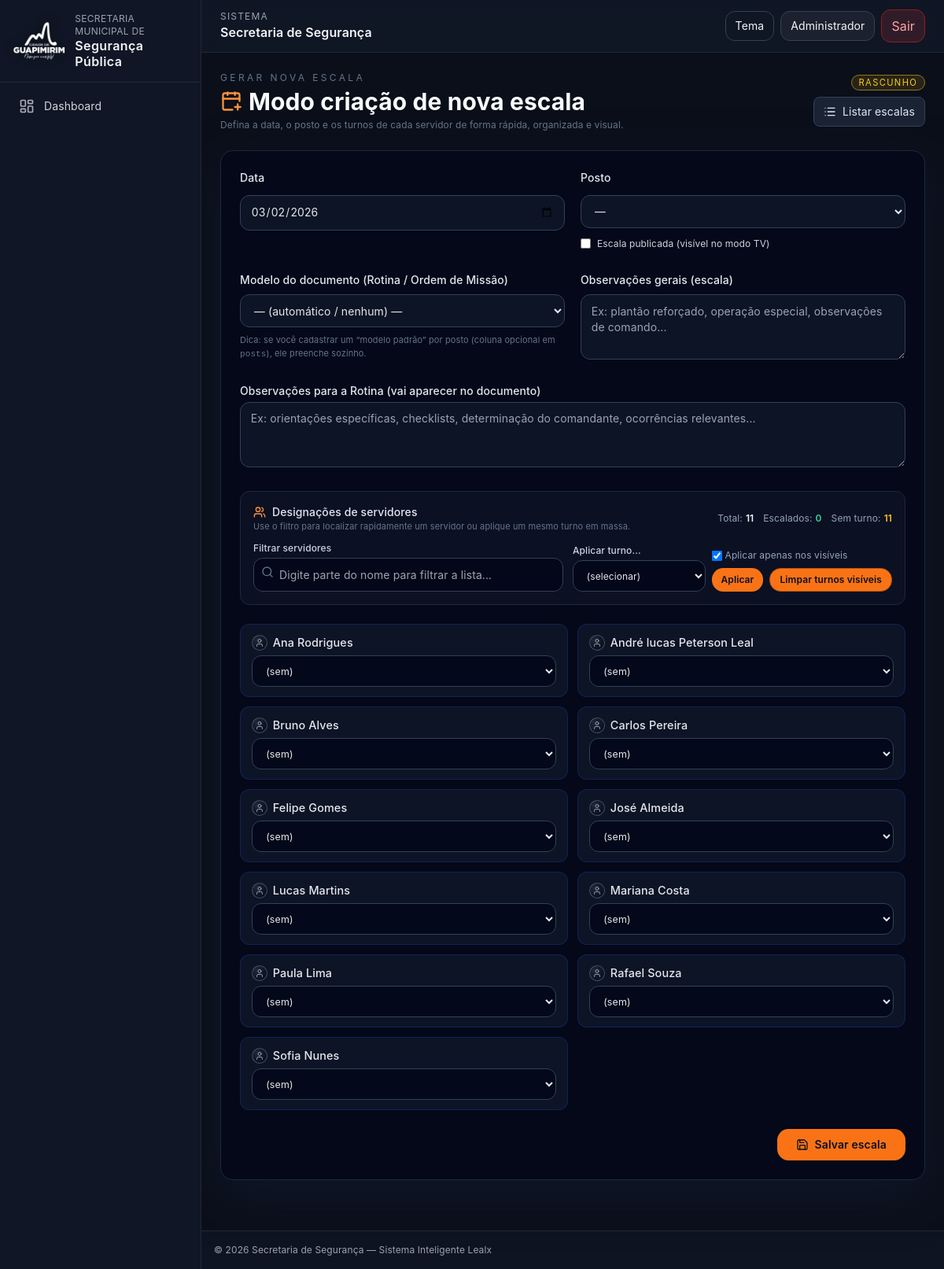
Screenshot of /modules/schedules/builder.php (signed in) with the database file from the repository.
### tables this page shows
CREATE TABLE `employees` (
  `id` int(11) NOT NULL,
  `registration` varchar(40) NOT NULL,
  `name` varchar(150) NOT NULL,
  `cpf` varchar(14) DEFAULT NULL,
  `birth_date` date DEFAULT NULL,
  `email` varchar(160) DEFAULT NULL,
  `phone` varchar(20) DEFAULT NULL,
  `hire_date` date DEFAULT NULL,
  `department_id` int(11) DEFAULT NULL,
  `position_id` int(11) DEFAULT NULL,
  `base_shift` enum('12x36','24x72') NOT NULL DEFAULT '12x36',
  `status` enum('ATIVO','AFASTADO','LICENCA','FERIAS','INATIVO') DEFAULT 'ATIVO',
  `notes` text DEFAULT NULL,
  `created_at` datetime DEFAULT current_timestamp(),
  `updated_at` datetime DEFAULT NULL,
  `photo` varchar(255) DEFAULT NULL
);

### core/utils.php (called while the page is built, shortened)
<?php
function h($v){ return htmlspecialchars((string)$v, ENT_QUOTES, 'UTF-8'); }

### modules/schedules/builder.php (the view, shortened to what this page needs)
<?php
require __DIR__.'/../../core/db.php';
require __DIR__.'/../../core/utils.php';
$dayId    = (int)($_GET['day'] ?? 0);
function hasColumn(PDO $pdo, string $table, string $col): bool {
  try{
    $st = $pdo->prepare("SHOW COLUMNS FROM `$table` LIKE ?");
    $st->execute([$col]);
    return (bool)$st->fetch(PDO::FETCH_ASSOC);
  } catch(Throwable $e){
    return false;
  }
}
$hasTplCol        = hasColumn($pdo, 'schedule_days', 'doc_template_id');
$hasDocNotesCol   = hasColumn($pdo, 'schedule_days', 'doc_notes');
$current = [
    'ref_date'  => date('Y-m-d'),
    'post_id'   => null,
    'notes'     => '',
    'published' => 0,
    'doc_template_id' => null,
    'doc_notes' => '',
];
$emps  = $pdo->query("SELECT id, name FROM employees WHERE status='ATIVO' ORDER BY name")->fetchAll();
require __DIR__.'/../../inc/header.php';
?>
<div class="builder-wrapper">
  <div class="flex items-start justify-between mb-6 gap-4">
    <div>
      <div class="text-xs uppercase tracking-[0.28em] text-slate-500 mb-1">
        Gerar nova escala
      </div>
      <h1 class="text-2xl md:text-3xl font-bold text-slate-50 flex items-center gap-2">
        <i data-lucide="calendar-plus" class="w-7 h-7 text-orange-400"></i>
        <?= $dayId ? 'Edição de Escala' : 'Modo criação de nova escala' ?>
      </h1>
      <p class="text-xs text-slate-500 mt-1 max-w-xl">
        Defina a data, o posto e os turnos de cada servidor de forma rápida, organizada e visual.
      </p>
    </div>
    <div class="flex flex-col items-end gap-2">
      <div>
        <span class="chip-status <?= $current['published'] ? 'chip-publicado' : 'chip-rascunho' ?>">
          <?= $current['published'] ? 'Publicado' : 'Rascunho' ?>
        </span>
      </div>
      <a href="index.php" class="inline-flex items-center gap-2 text-sm text-slate-200 bg-slate-800/80 hover:bg-slate-700 px-3 py-2 rounded-lg border border-slate-700">
        <i data-lucide="list" class="w-4 h-4"></i>
        Listar escalas
      </a>
    </div>
  </div>
  <div class="bg-slate-950/70 border border-slate-800 rounded-2xl p-5 md:p-6 shadow-[0_20px_60px_rgba(15,23,42,0.9)] mb-10">
    <form method="post" class="grid gap-6" id="builderForm">
      <section class="grid md:grid-cols-2 gap-5">
        <div class="space-y-3">
          <label class="block text-sm font-medium text-slate-200">Data</label>
          <input type="date"
                 name="ref_date"
                 class="input bg-slate-900/80 border-slate-700 text-sm"
                 required
                 value="<?=h($current['ref_date'])?>">
        </div>
        <div class="space-y-3">
          <label class="block text-sm font-medium text-slate-200">Posto</label>
          <select name="post_id" id="postSelect"
                  class="select bg-slate-900/80 border-slate-700 text-sm">
            <option value="">—</option>
          </select>
          <label class="inline-flex items-center gap-2 text-xs text-slate-300 mt-1">
            <input type="checkbox" name="published" value="1"
                   <?=$current['published'] ? 'checked' : ''?>>
            Escala publicada (visível no modo TV)
          </label>
        </div>
      </section>
      <?php if ($hasTplCol): ?>
      <section class="grid md:grid-cols-2 gap-5">
        <div class="space-y-2">
          <label class="block text-sm font-medium text-slate-200">
            Modelo do documento (Rotina / Ordem de Missão)
          </label>
          <select name="doc_template_id" id="tplSelect"
                  class="select bg-slate-900/80 border-slate-700 text-sm">
            <option value="">— (automático / nenhum) —</option>
          </select>
          <p class="text-[11px] text-slate-500">
            Dica: se você cadastrar um “modelo padrão” por posto (coluna opcional em <code>posts</code>), ele preenche sozinho.
          </p>
        </div>
        <div class="space-y-2">
          <label class="block text-sm font-medium text-slate-200">Observações gerais (escala)</label>
          <textarea name="notes"
                    rows="3"
                    class="input bg-slate-900/80 border-slate-700 text-sm"
                    placeholder="Ex: plantão reforçado, operação especial, observações de comando..."><?=h($current['notes'])?></textarea>
        </div>
      </section>
      <?php endif; ?>
      <?php if ($hasDocNotesCol): ?>
      <section>
        <label class="block text-sm font-medium text-slate-200 mb-1">
          Observações para a Rotina (vai aparecer no documento)
        </label>
        <textarea name="doc_notes"
                  rows="3"
                  class="input bg-slate-900/80 border-slate-700 text-sm"
                  placeholder="Ex: orientações específicas, checklists, determinação do comandante, ocorrências relevantes..."><?=h($current['doc_notes'])?></textarea>
      </section>
      <?php endif; ?>
      <section class="bg-slate-900/60 border border-slate-800 rounded-xl p-4 space-y-3">
        <div class="flex flex-wrap items-center justify-between gap-3">
          <div>
            <div class="flex items-center gap-2 text-sm font-medium text-slate-200">
              <i data-lucide="users" class="w-4 h-4 text-orange-400"></i>
              Designações de servidores
            </div>
            <p class="text-[11px] text-slate-500">
              Use o filtro para localizar rapidamente um servidor ou aplique um mesmo turno em massa.
            </p>
          </div>
          <div class="flex flex-wrap items-center gap-3 text-xs text-slate-400">
            <div class="flex items-center gap-1">
              <span>Total:</span>
              <span id="cntTotal" class="font-semibold text-slate-100"><?=count($emps)?></span>
            </div>
            <div class="flex items-center gap-1">
              <span>Escalados:</span>
              <span id="cntEscalados" class="font-semibold text-emerald-400">0</span>
            </div>
            <div class="flex items-center gap-1">
              <span>Sem turno:</span>
              <span id="cntSemTurno" class="font-semibold text-amber-400">0</span>
            </div>
          </div>
        </div>
        <div class="flex flex-col lg:flex-row gap-3 items-start lg:items-end">
          <div class="flex-1 w-full">
            <label class="block text-xs font-medium text-slate-300 mb-1">
              Filtrar servidores
            </label>
            <div class="relative">
              <input type="text"
                     id="filterInput"
                     class="input bg-slate-950/80 border-slate-700 pl-8 text-sm w-full"
                     placeholder="Digite parte do nome para filtrar a lista..."
                     oninput="filterEmployees()">
              <i data-lucide="search" class="w-4 h-4 text-slate-500 absolute left-2.5 top-2.5"></i>
            </div>
          </div>
          <div class="flex flex-col sm:flex-row gap-2 items-stretch sm:items-end">
            <div>
              <label class="block text-xs font-medium text-slate-300 mb-1">
                Aplicar turno...
              </label>
              <select id="bulkShift"
                      class="select bg-slate-950/80 border-slate-700 text-xs min-w-[160px]">
                <option value="">(selecionar)</option>
              </select>
            </div>
            <div class="flex flex-col gap-1 text-xs text-slate-400">
              <label class="inline-flex items-center gap-1 mt-4 sm:mt-0">
                <input type="checkbox" id="bulkVisibleOnly" checked>
                Aplicar apenas nos visíveis
              </label>
              <div class="flex gap-2 mt-1">
                <button type="button"
                        onclick="applyBulkShift()"
                        class="btn px-3 py-1.5 text-xs bg-orange-500 hover:bg-orange-600 border-0">
                  Aplicar
                </button>
                <button type="button"
                        onclick="clearVisibleShifts()"
                        class="btn btn-muted px-3 py-1.5 text-xs">
                  Limpar turnos visíveis
                </button>
              </div>
            </div>
          </div>
        </div>
      </section>
      <section>
        <div class="grid sm:grid-cols-2 xl:grid-cols-3 gap-3" id="empGrid">
          <?php foreach ($emps as $e):
              $eid   = (int)$e['id'];
          ?>
            <div class="emp-card" data-name="<?=mb_strtolower($e['name'],'UTF-8')?>">
              <div class="emp-name">
                <span class="icon">
                  <i data-lucide="user" class="w-3 h-3"></i>
                </span>
                <?=h($e['name'])?>
              </div>
              <select name="assign[<?=$eid?>]"
                      class="select emp-select bg-slate-950/80 border-slate-700"
                      onchange="updateCounters()">
                <option value="">(sem)</option>
              </select>
            </div>
          <?php endforeach; ?>
        </div>
      </section>
      <section class="flex justify-end">
        <button class="btn bg-orange-500 hover:bg-orange-600 border-0 px-6 py-2.5 text-sm font-semibold flex items-center gap-2">
          <i data-lucide="save" class="w-4 h-4"></i>
          Salvar escala
        </button>
      </section>
    </form>
  </div>
</div>
<?php require __DIR__.'/../../inc/footer.php'; ?>

### assets/css/app.css (style rules this page uses)
:root { --accent:#f97316; }
body { font-family:system-ui,-apple-system,Segoe UI,Roboto,Ubuntu;letter-spacing:.1px }
a { transition:color .2s ease }
.btn { background:var(--accent);padding:.6rem 1rem;border-radius:12px }
.input { background:#0b1220;border:1px solid #374151;color:#e5e7eb;padding:.5rem;border-radius:.5rem;width:100% }
.select { background:#0b1220;border:1px solid #374151;color:#e5e7eb;padding:.5rem;border-radius:.5rem;width:100% }
:root { --ring: 0 0% 100%; }
* { outline:0 }
html,body { scroll-behavior:smooth }
body { font-family:Inter,system-ui,-apple-system,Segoe UI,Roboto,Ubuntu }
.input, .select, textarea { width:100%; padding:.65rem .8rem; border-radius:.75rem; background:#0b1220; color:#e5e7eb; border:1px solid #2b364a }
.btn { display:inline-flex; align-items:center; justify-content:center; gap:.5rem; padding:.65rem 1rem; border-radius:.9rem; font-weight:600; background:#f97316; color:#0b0f1a; border:1px solid #b45309 }

### modules/schedules/builder.php (style rules this page uses)
.builder-wrapper { max-width: 1280px; margin: 0 auto; }
.emp-card { background: rgba(15,23,42,0.85); border-radius: 0.75rem; border: 1px solid rgba(30,64,175,0.35); padding: 0.75rem 0.9rem; display: flex; flex-direction: column; gap: 0.35rem; transition: background 0.15s, border-color 0.15s, transform 0.08s; }
.emp-name { font-size: 0.9rem; font-weight: 500; color: #e5e7eb; display: flex; align-items: center; gap: 0.4rem; }
.emp-name span.icon { width: 20px; height: 20px; border-radius: 9999px; background: radial-gradient(circle at 30% 30%, #1f2937, #020617); border: 1px solid rgba(148,163,184,0.4); display: inline-flex; align-items: center; justify-content: center; font-size: 10px; color: #9ca3af; }
.emp-select { font-size: 0.78rem; }
.chip-status { font-size: 0.7rem; padding: 0.15rem 0.55rem; border-radius: 9999px; border-width: 1px; border-style: solid; letter-spacing: .12em; text-transform: uppercase; }
.chip-rascunho { background: rgba(234,179,8,0.12); border-color: rgba(250,204,21,0.5); color: #facc15; }

### rows the page displays
employees: name "Ana Rodrigues"
employees: name "André lucas Peterson Leal"
employees: name "Bruno Alves"
employees: name "Carlos Pereira"
employees: name "Felipe Gomes"
employees: name "José Almeida"
employees: name "Lucas Martins"
employees: name "Mariana Costa"
employees: name "Paula Lima"
employees: name "Rafael Souza"
employees: name "Sofia Nunes"

### other values shown
$label "Dashboard"
$uname "Administrador"
count($emps) "11"
